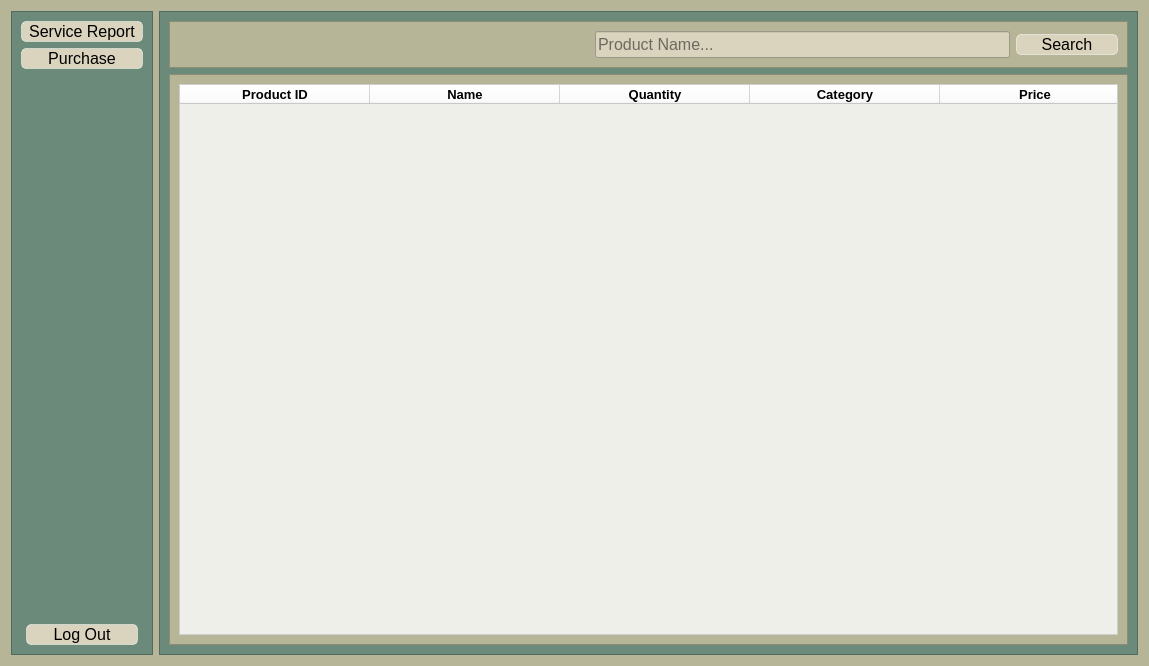
<?xml version="1.0" encoding="UTF-8"?>
<ui version="4.0">
 <class>employeeDashboard</class>
 <widget class="QWidget" name="employeeDashboard">
  <property name="enabled">
   <bool>true</bool>
  </property>
  <property name="geometry">
   <rect>
    <x>0</x>
    <y>0</y>
    <width>1149</width>
    <height>666</height>
   </rect>
  </property>
  <property name="windowTitle">
   <string>Form</string>
  </property>
  <property name="styleSheet">
   <string notr="true">QWidget{
background-color:rgb(183, 181, 151);
}</string>
  </property>
  <layout class="QHBoxLayout" name="horizontalLayout_2">
   <item alignment="Qt::AlignLeft">
    <widget class="QFrame" name="navigationPanel">
     <property name="styleSheet">
      <string notr="true">QFrame{
background-color: rgb(107, 138, 122);
}</string>
     </property>
     <property name="frameShape">
      <enum>QFrame::StyledPanel</enum>
     </property>
     <property name="frameShadow">
      <enum>QFrame::Raised</enum>
     </property>
     <layout class="QVBoxLayout" name="verticalLayout">
      <item>
       <widget class="QPushButton" name="serviceReportButton">
        <property name="maximumSize">
         <size>
          <width>150</width>
          <height>16777215</height>
         </size>
        </property>
        <property name="styleSheet">
         <string notr="true">QPushButton{
background-color: rgb(218, 211, 190);
color: black;
border: 1px solid rgba(255, 255, 255, 0.5);
border-radius: 5px;
font-size:16px;
text-align: center;
width: 120px
}

QPushButton:hover {
background-color: rgba(255, 255, 255, 0.3);
}

QPushButton:pressed {
background-color: rgba(255, 255, 255, 0.1);
}
</string>
        </property>
        <property name="text">
         <string>Service Report</string>
        </property>
       </widget>
      </item>
      <item>
       <widget class="QPushButton" name="purchaseButton">
        <property name="maximumSize">
         <size>
          <width>150</width>
          <height>16777215</height>
         </size>
        </property>
        <property name="styleSheet">
         <string notr="true">QPushButton{
background-color: rgb(218, 211, 190);
color: black;
border: 1px solid rgba(255, 255, 255, 0.5);
border-radius: 5px;
font-size:16px;
text-align: center;
width: 120px;
}

QPushButton:hover {
background-color: rgba(255, 255, 255, 0.3);
}

QPushButton:pressed {
background-color: rgba(255, 255, 255, 0.1);
}
</string>
        </property>
        <property name="text">
         <string>Purchase</string>
        </property>
       </widget>
      </item>
      <item>
       <spacer name="verticalSpacer">
        <property name="orientation">
         <enum>Qt::Vertical</enum>
        </property>
        <property name="sizeType">
         <enum>QSizePolicy::Expanding</enum>
        </property>
        <property name="sizeHint" stdset="0">
         <size>
          <width>20</width>
          <height>473</height>
         </size>
        </property>
       </spacer>
      </item>
      <item>
       <widget class="QPushButton" name="logOutButton">
        <property name="styleSheet">
         <string notr="true">QPushButton{
background-color: rgb(218, 211, 190);
color: black;
border: 1px solid rgba(255, 255, 255, 0.5);
border-radius: 5px;
font-size:16px;
text-align: center;
margin-left:5px;
margin-right:5px;
}

QPushButton:hover {
background-color: rgba(255, 255, 255, 0.3);
}

QPushButton:pressed {
background-color: rgba(255, 255, 255, 0.1);
}
</string>
        </property>
        <property name="text">
         <string>Log Out</string>
        </property>
       </widget>
      </item>
     </layout>
    </widget>
   </item>
   <item>
    <widget class="QFrame" name="inventoryFrame">
     <property name="styleSheet">
      <string notr="true">QFrame{
background-color: rgb(107, 138, 122);
}</string>
     </property>
     <property name="frameShape">
      <enum>QFrame::StyledPanel</enum>
     </property>
     <property name="frameShadow">
      <enum>QFrame::Raised</enum>
     </property>
     <layout class="QVBoxLayout" name="verticalLayout_3">
      <item>
       <widget class="QFrame" name="inventoryNavigation">
        <property name="styleSheet">
         <string notr="true">QFrame{
	background-color: rgb(183, 181, 151);
}</string>
        </property>
        <property name="frameShape">
         <enum>QFrame::StyledPanel</enum>
        </property>
        <property name="frameShadow">
         <enum>QFrame::Raised</enum>
        </property>
        <layout class="QGridLayout" name="gridLayout">
         <item row="0" column="2">
          <widget class="QPushButton" name="searchButton">
           <property name="styleSheet">
            <string notr="true">QPushButton{
background-color: rgb(218, 211, 190);
color: black;
border: 1px solid rgba(255, 255, 255, 0.5);
border-radius: 5px;
font-size:16px;
text-align: center;
width: 100px
}

QPushButton:hover {
background-color: rgba(255, 255, 255, 0.3);
}

QPushButton:pressed {
background-color: rgba(255, 255, 255, 0.1);
}
</string>
           </property>
           <property name="text">
            <string>Search</string>
           </property>
          </widget>
         </item>
         <item row="0" column="0">
          <spacer name="horizontalSpacer">
           <property name="orientation">
            <enum>Qt::Horizontal</enum>
           </property>
           <property name="sizeType">
            <enum>QSizePolicy::Expanding</enum>
           </property>
           <property name="sizeHint" stdset="0">
            <size>
             <width>40</width>
             <height>20</height>
            </size>
           </property>
          </spacer>
         </item>
         <item row="0" column="1">
          <widget class="QLineEdit" name="searchBar">
           <property name="maximumSize">
            <size>
             <width>500</width>
             <height>16777215</height>
            </size>
           </property>
           <property name="styleSheet">
            <string notr="true">QLineEdit{
background-color: rgb(218, 211, 190);
width:250px;
font-size:16px;
}</string>
           </property>
           <property name="placeholderText">
            <string>Product Name...</string>
           </property>
          </widget>
         </item>
        </layout>
       </widget>
      </item>
      <item>
       <widget class="QFrame" name="inventoryList">
        <property name="styleSheet">
         <string notr="true">QFrame{
background-color: rgb(183, 181, 151);
}</string>
        </property>
        <property name="frameShape">
         <enum>QFrame::StyledPanel</enum>
        </property>
        <property name="frameShadow">
         <enum>QFrame::Raised</enum>
        </property>
        <layout class="QVBoxLayout" name="verticalLayout_2">
         <item>
          <widget class="QTableWidget" name="products">
           <property name="styleSheet">
            <string notr="true"> QTableWidget {
background-color: rgba(255, 255, 255, 200); /* Semi-transparent white */
gridline-color: rgba(0, 0, 0, 50); /* Semi-transparent grid lines */
}

QHeaderView::section {
background-color: rgba(255, 255, 255, 180); /* Semi-transparent header */
}</string>
           </property>
           <property name="verticalScrollBarPolicy">
            <enum>Qt::ScrollBarAsNeeded</enum>
           </property>
           <property name="horizontalScrollBarPolicy">
            <enum>Qt::ScrollBarAlwaysOff</enum>
           </property>
           <property name="sizeAdjustPolicy">
            <enum>QAbstractScrollArea::AdjustToContents</enum>
           </property>
           <property name="editTriggers">
            <set>QAbstractItemView::NoEditTriggers</set>
           </property>
           <attribute name="horizontalHeaderVisible">
            <bool>true</bool>
           </attribute>
           <attribute name="horizontalHeaderDefaultSectionSize">
            <number>190</number>
           </attribute>
           <attribute name="horizontalHeaderShowSortIndicator" stdset="0">
            <bool>false</bool>
           </attribute>
           <attribute name="horizontalHeaderStretchLastSection">
            <bool>true</bool>
           </attribute>
           <attribute name="verticalHeaderCascadingSectionResizes">
            <bool>false</bool>
           </attribute>
           <attribute name="verticalHeaderShowSortIndicator" stdset="0">
            <bool>false</bool>
           </attribute>
           <column>
            <property name="text">
             <string>Product ID</string>
            </property>
            <property name="font">
             <font>
              <family>Arial</family>
              <pointsize>10</pointsize>
              <bold>true</bold>
             </font>
            </property>
           </column>
           <column>
            <property name="text">
             <string>Name</string>
            </property>
            <property name="font">
             <font>
              <family>Arial</family>
              <pointsize>10</pointsize>
              <bold>true</bold>
             </font>
            </property>
           </column>
           <column>
            <property name="text">
             <string>Quantity</string>
            </property>
            <property name="font">
             <font>
              <family>Arial</family>
              <pointsize>10</pointsize>
              <bold>true</bold>
             </font>
            </property>
           </column>
           <column>
            <property name="text">
             <string>Category</string>
            </property>
            <property name="font">
             <font>
              <family>Arial</family>
              <pointsize>10</pointsize>
              <bold>true</bold>
             </font>
            </property>
           </column>
           <column>
            <property name="text">
             <string>Price</string>
            </property>
            <property name="font">
             <font>
              <family>Arial</family>
              <pointsize>10</pointsize>
              <bold>true</bold>
             </font>
            </property>
           </column>
           <column>
            <property name="text">
             <string>Actions</string>
            </property>
            <property name="font">
             <font>
              <family>Arial</family>
              <pointsize>10</pointsize>
              <bold>true</bold>
             </font>
            </property>
           </column>
          </widget>
         </item>
        </layout>
       </widget>
      </item>
     </layout>
    </widget>
   </item>
  </layout>
 </widget>
 <resources/>
 <connections/>
</ui>
